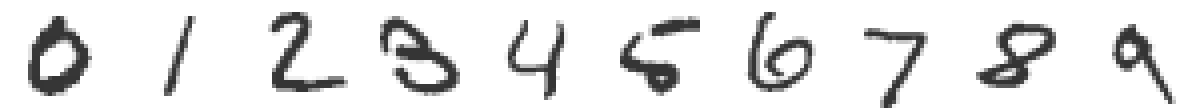

The Python source for this figure:
"""Strip of MNIST test digits (one per class) for the LeNet slide.

Dark strokes on a transparent background, so the image sits on the slide
canvas. MNIST test split from the Hugging Face mirror (ylecun/mnist), cached
in ~/.cache/mnist. Run with the repository venv (needs pyarrow and pillow).
"""
import io
import urllib.request
from pathlib import Path

import numpy as np
import pyarrow.parquet as pq
from PIL import Image

URL = "https://huggingface.co/datasets/ylecun/mnist/resolve/main/mnist/test-00000-of-00001.parquet"
CACHE = Path.home() / ".cache" / "mnist" / "test.parquet"
OUT = Path(__file__).resolve().parent / "mnist_strip.png"

if not CACHE.exists():
    CACHE.parent.mkdir(parents=True, exist_ok=True)
    urllib.request.urlretrieve(URL, CACHE)
table = pq.read_table(CACHE).to_pydict()
first = {}
for im, label in zip(table["image"], table["label"]):
    first.setdefault(label, im["bytes"])
    if len(first) == 10:
        break

scale, gap = 4, 8  # 28x28 digits drawn at 112x112, 8 px apart
tiles = []
for d in range(10):
    x = np.asarray(Image.open(io.BytesIO(first[d])).convert("L"), dtype=np.uint8)
    rgba = np.zeros((28, 28, 4), dtype=np.uint8)
    rgba[..., :3] = 0x33           # dark gray strokes
    rgba[..., 3] = x               # ink intensity becomes opacity
    tiles.append(Image.fromarray(rgba, "RGBA").resize((28 * scale,) * 2, Image.NEAREST))
w = 10 * 28 * scale + 9 * gap
strip = Image.new("RGBA", (w, 28 * scale), (0, 0, 0, 0))
for d, tile in enumerate(tiles):
    strip.paste(tile, (d * (28 * scale + gap), 0))
strip.save(OUT)
print(OUT)
